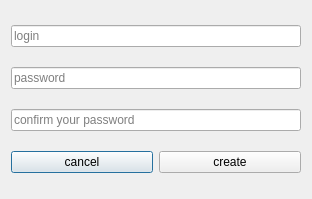
<?xml version="1.0" encoding="UTF-8"?>
<ui version="4.0">
 <class>DialogCreateAccount</class>
 <widget class="QDialog" name="DialogCreateAccount">
  <property name="geometry">
   <rect>
    <x>0</x>
    <y>0</y>
    <width>312</width>
    <height>199</height>
   </rect>
  </property>
  <property name="windowTitle">
   <string>Create new account</string>
  </property>
  <property name="windowIcon">
   <iconset resource="../../icons.qrc">
    <normaloff>:/resources/icons/gonzales_icon.png</normaloff>:/resources/icons/gonzales_icon.png</iconset>
  </property>
  <layout class="QVBoxLayout" name="verticalLayout">
   <item>
    <widget class="QLineEdit" name="lineEditLogin">
     <property name="placeholderText">
      <string>login</string>
     </property>
    </widget>
   </item>
   <item>
    <widget class="QLineEdit" name="lineEditPassword">
     <property name="inputMethodHints">
      <set>Qt::ImhHiddenText|Qt::ImhNoAutoUppercase|Qt::ImhNoPredictiveText|Qt::ImhSensitiveData</set>
     </property>
     <property name="echoMode">
      <enum>QLineEdit::Password</enum>
     </property>
     <property name="placeholderText">
      <string>password</string>
     </property>
    </widget>
   </item>
   <item>
    <widget class="QLineEdit" name="lineEditConfirmedPassword">
     <property name="echoMode">
      <enum>QLineEdit::Password</enum>
     </property>
     <property name="placeholderText">
      <string>confirm your password</string>
     </property>
    </widget>
   </item>
   <item>
    <layout class="QHBoxLayout" name="horizontalLayout">
     <item>
      <widget class="QPushButton" name="pushButtonCancel">
       <property name="text">
        <string>cancel</string>
       </property>
      </widget>
     </item>
     <item>
      <widget class="QPushButton" name="pushButtonCreate">
       <property name="text">
        <string>create</string>
       </property>
      </widget>
     </item>
    </layout>
   </item>
  </layout>
 </widget>
 <resources>
  <include location="../../icons.qrc"/>
 </resources>
 <connections/>
</ui>
